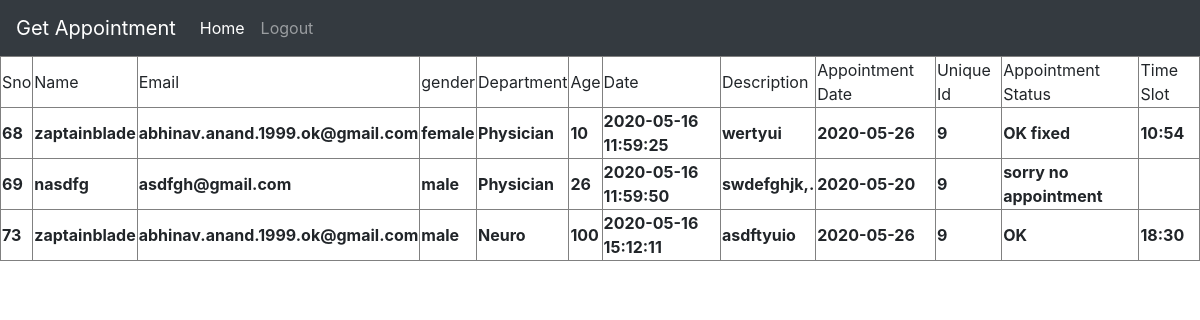
The app's page /medhist.php (signed in) with its own data.
### tables this page shows
CREATE TABLE `hospitalq` (
  `sno` int(11) NOT NULL,
  `name` varchar(50) NOT NULL,
  `email` varchar(50) NOT NULL,
  `gender` varchar(10) NOT NULL,
  `department` varchar(20) NOT NULL,
  `age` int(11) NOT NULL,
  `date` datetime NOT NULL DEFAULT current_timestamp(),
  `descr` varchar(200) NOT NULL,
  `user_id` int(11) NOT NULL,
  `appointment` date NOT NULL,
  `uniqueid` varchar(30) NOT NULL,
  `statusapp` varchar(30) NOT NULL,
  `time_slot` varchar(20) NOT NULL
);

### medhist.php (the view, shortened to what this page needs)
<!doctype html>
<html lang="en">
  <head>
    <link rel="stylesheet" href="https://stackpath.bootstrapcdn.com/bootstrap/4.4.1/css/bootstrap.min.css">
  </head>
  <body>
  <nav class="navbar navbar-expand-lg navbar-dark bg-dark">
  <a class="navbar-brand" href="#">Get Appointment</a>
  <div class="collapse navbar-collapse" id="navbarSupportedContent">
    <ul class="navbar-nav mr-auto">
      <li class="nav-item active">
        <a class="nav-link" href="http://localhost/login/welcome.php">Home <span class="sr-only">(current)</span></a>
      </li>
      <li class="nav-item">
        <a class="nav-link" href="http://localhost/login/logout.php">Logout</a>
      </li>
    </ul>
  </div>
</nav>
<?php
require_once "config.php";
$user = $_SESSION['username'];
$quer = "SELECT * FROM users WHERE username='$user'";
$ros = mysqli_query($conn,$quer);
$getRow = mysqli_fetch_array($ros);
$id = $getRow["id"];
$query = "SELECT * FROM hospitalq WHERE user_id='$id'";
$rs = mysqli_query($conn,$query);
$getRowc = mysqli_num_rows($rs);
?>
<table border= "1">
    <tr>
        <td>Sno</td>
        <td>Name</td>
        <td>Email</td>
        <td>gender</td>
        <td>Department</td>
        <td>Age</td>
        <td>Date</td>
        <td>Description</td>
        <td>Appointment Date</td>
        <td>Unique Id</td>
        <td>Appointment Status</td>
        <td>Time Slot</td>
    </tr>
<?php
for ($i = 1; $i <= $getRowc; $i++){
    $row = mysqli_fetch_array($rs);
?>
    <tr>
    <th><?php echo $row['sno'] ?></th>
    <th><?php echo $row['name'] ?></th>
    <th><?php echo $row["email"] ?></th>
    <th><?php echo $row["gender"] ?></th>
    <th><?php echo $row["department"] ?></th>
    <th><?php echo $row["age"] ?></th>
    <th><?php echo $row["date"] ?></th>
    <th><?php echo $row["descr"] ?></th>
    <th><?php echo $row["appointment"] ?></th>
    <th><?php echo $row["uniqueid"] ?></th>
    <th><?php echo $row["statusapp"] ?></th>
    <th><?php echo $row["time_slot"] ?></th>
</tr>
<?php
}
?>
</table>
  </body>
</html>

### records on screen
hospitalq: sno "68", name "zaptainblade", email "abhinav.anand.1999.ok@gmail.com", gender "female", department "Physician", age "10", date "2020-05-16 11:59:25", descr "wertyui", appointment "2020-05-26", uniqueid "9", statusapp "OK fixed", time_slot "10:54"
hospitalq: sno "69", name "nasdfg", email "asdfgh@gmail.com", gender "male", department "Physician", age "26", date "2020-05-16 11:59:50", descr "swdefghjk,.", appointment "2020-05-20", uniqueid "9", statusapp "sorry no appointment"
hospitalq: sno "73", name "zaptainblade", email "abhinav.anand.1999.ok@gmail.com", gender "male", department "Neuro", age "100", date "2020-05-16 15:12:11", descr "asdftyuio", appointment "2020-05-26", uniqueid "9", statusapp "OK", time_slot "18:30"
